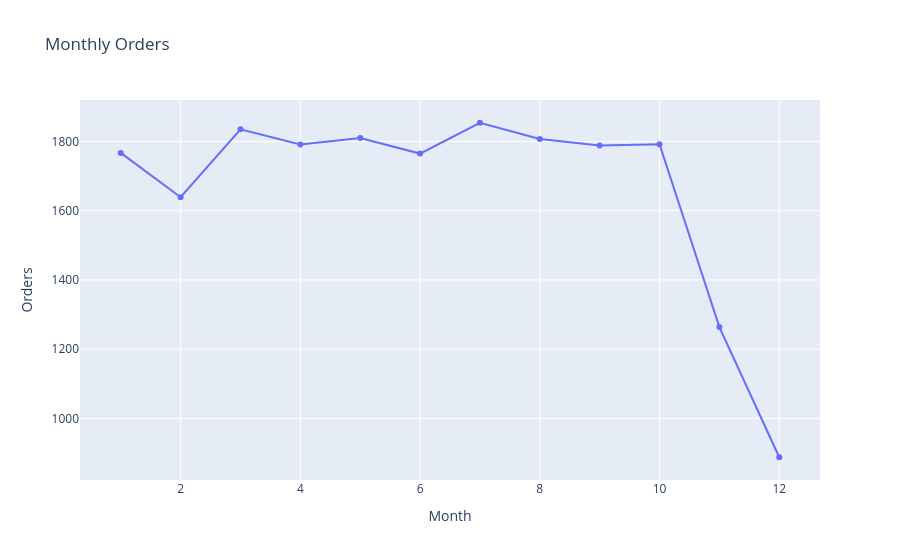

Notebook source saved alongside this figure:
### Markdown cell above
### Visualization: Monthly Orders

The following line chart illustrates the number of orders placed each month, making it easier to identify trends and seasonal patterns.

### Code cell
import plotly.express as px

monthly_orders = (
    orders.groupby(orders["order_date"].dt.month)
    .size()
    .reset_index(name="Orders")
)

monthly_orders.columns = ["Month", "Orders"]

fig = px.line(
    monthly_orders,
    x="Month",
    y="Orders",
    markers=True,
    title="Monthly Orders"
)

fig.show()

### Figure 1 — Plotly figure (JSON) as saved in the notebook; plotly's stock layout.template omitted (floating-point values rounded to 4 significant figures)
{"data": [{"hovertemplate": "Month=%{x}<br>Orders=%{y}<extra></extra>", "legendgroup": "", "line": {"color": "#636efa", "dash": "solid"}, "marker": {"symbol": "circle"}, "mode": "lines+markers", "name": "", "orientation": "v", "showlegend": false, "type": "scatter", "x": [1, 2, 3, 4, 5, 6, 7, 8, 9, 10, 11, 12], "xaxis": "x", "y": [1767, 1639, 1835, 1791, 1810, 1765, 1854, 1807, 1788, 1792, 1264, 888], "yaxis": "y"}], "layout": {"legend": {"tracegroupgap": 0}, "title": {"text": "Monthly Orders"}, "xaxis": {"anchor": "y", "domain": [0, 1], "title": {"text": "Month"}}, "yaxis": {"anchor": "x", "domain": [0, 1], "title": {"text": "Orders"}}}}
